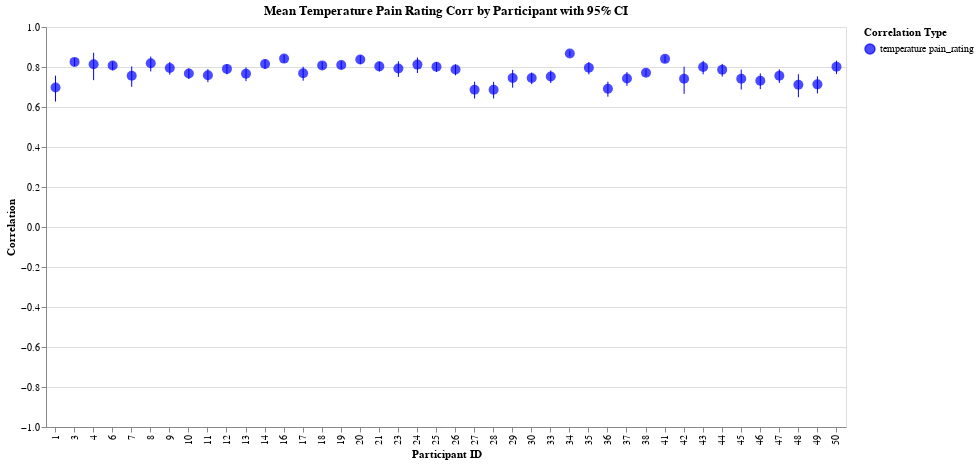

Notebook cell for this chart:
### Markdown cell above
## Temperature / Rating

### Code cell
col1, col2 = "temperature", "pain_rating"

corr_by_trial = calculate_correlations_by_trial(df, col1, col2)
corr_by_participant = aggregate_correlations_fisher_z(
    corr_by_trial, col1, col2, "participant_id", include_ci=True
)
plot_correlations_by_trial(corr_by_trial, col1, col2)
rating = plot_correlations_by_participant(
    corr_by_participant, col1, col2, with_config=False
)
rating

### Figure 1 — Vega-Lite specification as saved in the notebook (floating-point values rounded to 4 significant figures)
{"config": {"view": {"continuousWidth": 300, "continuousHeight": 300}}, "layer": [{"mark": {"type": "rule"}, "encoding": {"color": {"field": "correlation_type", "legend": {"labelExpr": "replace(replace(datum.label, '_corr', ''), '_', ' ')", "title": "Correlation Type"}, "scale": {"domain": ["temperature_pain_rating_corr"], "range": ["blue"]}, "type": "nominal"}, "x": {"axis": {"title": "Participant ID"}, "field": "participant_id", "type": "ordinal"}, "y": {"axis": {"title": "Correlation"}, "field": "participant_id_temperature_pain_rating_corr_ci_lower", "scale": {"domain": [-1, 1]}, "type": "quantitative"}, "y2": {"field": "participant_id_temperature_pain_rating_corr_ci_upper"}}, "title": "Mean Temperature Pain Rating Corr by Participant with 95% CI"}, {"mark": {"type": "circle", "size": 100}, "encoding": {"color": {"field": "correlation_type", "legend": {"labelExpr": "replace(replace(datum.label, '_corr', ''), '_', ' ')", "title": "Correlation Type"}, "scale": {"domain": ["temperature_pain_rating_corr"], "range": ["blue"]}, "type": "nominal"}, "tooltip": [{"field": "participant_id", "title": "Participant", "type": "nominal"}, {"field": "participant_id_temperature_pain_rating_corr_mean", "format": ".3f", "title": "Mean Correlation", "type": "quantitative"}, {"field": "participant_id_temperature_pain_rating_corr_ci_lower", "format": ".3f", "title": "CI Lower", "type": "quantitative"}, {"field": "participant_id_temperature_pain_rating_corr_ci_upper", "format": ".3f", "title": "CI Upper", "type": "quantitative"}], "x": {"axis": {"title": "Participant ID"}, "field": "participant_id", "type": "ordinal"}, "y": {"field": "participant_id_temperature_pain_rating_corr_mean", "type": "quantitative"}}, "title": "Mean Temperature Pain Rating Corr by Participant with 95% CI"}], "data": {"name": "data-d9b324a829f927ce2c871bddf5f457f1"}, "height": 400, "width": 800, "$schema": "https://vega.github.io/schema/vega-lite/v5.20.1.json", "datasets": {"data-d9b324a829f927ce2c871bddf5f457f1": [{"participant_id": 1, "participant_id_temperature_pain_rating_corr_mean": 0.6976, "participant_id_temperature_pain_rating_corr_ci_lower": 0.6271, "participant_id_temperature_pain_rating_corr_ci_upper": 0.7567, "correlation_type": "temperature_pain_rating_corr"}, {"participant_id": 3, "participant_id_temperature_pain_rating_corr_mean": 0.8256, "participant_id_temperature_pain_rating_corr_ci_lower": 0.804, "participant_id_temperature_pain_rating_corr_ci_upper": 0.845, "correlation_type": "temperature_pain_rating_corr"}, {"participant_id": 4, "participant_id_temperature_pain_rating_corr_mean": 0.8135, "participant_id_temperature_pain_rating_corr_ci_lower": 0.7343, "participant_id_temperature_pain_rating_corr_ci_upper": 0.8708, "correlation_type": "temperature_pain_rating_corr"}, {"participant_id": 6, "participant_id_temperature_pain_rating_corr_mean": 0.8072, "participant_id_temperature_pain_rating_corr_ci_lower": 0.7835, "participant_id_temperature_pain_rating_corr_ci_upper": 0.8285, "correlation_type": "temperature_pain_rating_corr"}, {"participant_id": 7, "participant_id_temperature_pain_rating_corr_mean": 0.7561, "participant_id_temperature_pain_rating_corr_ci_lower": 0.7009, "participant_id_temperature_pain_rating_corr_ci_upper": 0.8023, "correlation_type": "temperature_pain_rating_corr"}, {"participant_id": 8, "participant_id_temperature_pain_rating_corr_mean": 0.8185, "participant_id_temperature_pain_rating_corr_ci_lower": 0.7779, "participant_id_temperature_pain_rating_corr_ci_upper": 0.8523, "correlation_type": "temperature_pain_rating_corr"}, {"participant_id": 9, "participant_id_temperature_pain_rating_corr_mean": 0.7954, "participant_id_temperature_pain_rating_corr_ci_lower": 0.7614, "participant_id_temperature_pain_rating_corr_ci_upper": 0.825, "correlation_type": "temperature_pain_rating_corr"}, {"participant_id": 10, "participant_id_temperature_pain_rating_corr_mean": 0.7676, "participant_id_temperature_pain_rating_corr_ci_lower": 0.7397, "participant_id_temperature_pain_rating_corr_ci_upper": 0.7928, "correlation_type": "temperature_pain_rating_corr"}, {"participant_id": 11, "participant_id_temperature_pain_rating_corr_mean": 0.7587, "participant_id_temperature_pain_rating_corr_ci_lower": 0.7242, "participant_id_temperature_pain_rating_corr_ci_upper": 0.7894, "correlation_type": "temperature_pain_rating_corr"}, {"participant_id": 12, "participant_id_temperature_pain_rating_corr_mean": 0.7905, "participant_id_temperature_pain_rating_corr_ci_lower": 0.7637, "participant_id_temperature_pain_rating_corr_ci_upper": 0.8145, "correlation_type": "temperature_pain_rating_corr"}, {"participant_id": 13, "participant_id_temperature_pain_rating_corr_mean": 0.766, "participant_id_temperature_pain_rating_corr_ci_lower": 0.7294, "participant_id_temperature_pain_rating_corr_ci_upper": 0.7981, "correlation_type": "temperature_pain_rating_corr"}, {"participant_id": 14, "participant_id_temperature_pain_rating_corr_mean": 0.8152, "participant_id_temperature_pain_rating_corr_ci_lower": 0.7904, "participant_id_temperature_pain_rating_corr_ci_upper": 0.8372, "correlation_type": "temperature_pain_rating_corr"}, {"participant_id": 16, "participant_id_temperature_pain_rating_corr_mean": 0.842, "participant_id_temperature_pain_rating_corr_ci_lower": 0.8217, "participant_id_temperature_pain_rating_corr_ci_upper": 0.8601, "correlation_type": "temperature_pain_rating_corr"}, {"participant_id": 17, "participant_id_temperature_pain_rating_corr_mean": 0.7686, "participant_id_temperature_pain_rating_corr_ci_lower": 0.7315, "participant_id_temperature_pain_rating_corr_ci_upper": 0.8012, "correlation_type": "temperature_pain_rating_corr"}, {"participant_id": 18, "participant_id_temperature_pain_rating_corr_mean": 0.8081, "participant_id_temperature_pain_rating_corr_ci_lower": 0.7888, "participant_id_temperature_pain_rating_corr_ci_upper": 0.8258, "correlation_type": "temperature_pain_rating_corr"}, {"participant_id": 19, "participant_id_temperature_pain_rating_corr_mean": 0.8103, "participant_id_temperature_pain_rating_corr_ci_lower": 0.789, "participant_id_temperature_pain_rating_corr_ci_upper": 0.8296, "correlation_type": "temperature_pain_rating_corr"}, {"participant_id": 20, "participant_id_temperature_pain_rating_corr_mean": 0.8379, "participant_id_temperature_pain_rating_corr_ci_lower": 0.8146, "participant_id_temperature_pain_rating_corr_ci_upper": 0.8584, "correlation_type": "temperature_pain_rating_corr"}, {"participant_id": 21, "participant_id_temperature_pain_rating_corr_mean": 0.8031, "participant_id_temperature_pain_rating_corr_ci_lower": 0.777, "participant_id_temperature_pain_rating_corr_ci_upper": 0.8265, "correlation_type": "temperature_pain_rating_corr"}, {"participant_id": 23, "participant_id_temperature_pain_rating_corr_mean": 0.7929, "participant_id_temperature_pain_rating_corr_ci_lower": 0.7506, "participant_id_temperature_pain_rating_corr_ci_upper": 0.8287, "correlation_type": "temperature_pain_rating_corr"}, {"participant_id": 24, "participant_id_temperature_pain_rating_corr_mean": 0.812, "participant_id_temperature_pain_rating_corr_ci_lower": 0.7696, "participant_id_temperature_pain_rating_corr_ci_upper": 0.8473, "correlation_type": "temperature_pain_rating_corr"}, {"participant_id": 25, "participant_id_temperature_pain_rating_corr_mean": 0.8014, "participant_id_temperature_pain_rating_corr_ci_lower": 0.7755, "participant_id_temperature_pain_rating_corr_ci_upper": 0.8246, "correlation_type": "temperature_pain_rating_corr"}, {"participant_id": 26, "participant_id_temperature_pain_rating_corr_mean": 0.7873, "participant_id_temperature_pain_rating_corr_ci_lower": 0.7583, "participant_id_temperature_pain_rating_corr_ci_upper": 0.8132, "correlation_type": "temperature_pain_rating_corr"}, {"participant_id": 27, "participant_id_temperature_pain_rating_corr_mean": 0.6865, "participant_id_temperature_pain_rating_corr_ci_lower": 0.6422, "participant_id_temperature_pain_rating_corr_ci_upper": 0.7262, "correlation_type": "temperature_pain_rating_corr"}, {"participant_id": 28, "participant_id_temperature_pain_rating_corr_mean": 0.6865, "participant_id_temperature_pain_rating_corr_ci_lower": 0.6428, "participant_id_temperature_pain_rating_corr_ci_upper": 0.7257, "correlation_type": "temperature_pain_rating_corr"}, {"participant_id": 29, "participant_id_temperature_pain_rating_corr_mean": 0.7446, "participant_id_temperature_pain_rating_corr_ci_lower": 0.6966, "participant_id_temperature_pain_rating_corr_ci_upper": 0.786, "correlation_type": "temperature_pain_rating_corr"}, {"participant_id": 30, "participant_id_temperature_pain_rating_corr_mean": 0.7447, "participant_id_temperature_pain_rating_corr_ci_lower": 0.714, "participant_id_temperature_pain_rating_corr_ci_upper": 0.7726, "correlation_type": "temperature_pain_rating_corr"}, {"participant_id": 33, "participant_id_temperature_pain_rating_corr_mean": 0.7529, "participant_id_temperature_pain_rating_corr_ci_lower": 0.7202, "participant_id_temperature_pain_rating_corr_ci_upper": 0.7822, "correlation_type": "temperature_pain_rating_corr"}, {"participant_id": 34, "participant_id_temperature_pain_rating_corr_mean": 0.8675, "participant_id_temperature_pain_rating_corr_ci_lower": 0.8532, "participant_id_temperature_pain_rating_corr_ci_upper": 0.8806, "correlation_type": "temperature_pain_rating_corr"}, {"participant_id": 35, "participant_id_temperature_pain_rating_corr_mean": 0.7961, "participant_id_temperature_pain_rating_corr_ci_lower": 0.7629, "participant_id_temperature_pain_rating_corr_ci_upper": 0.8252, "correlation_type": "temperature_pain_rating_corr"}, {"participant_id": 36, "participant_id_temperature_pain_rating_corr_mean": 0.6911, "participant_id_temperature_pain_rating_corr_ci_lower": 0.6517, "participant_id_temperature_pain_rating_corr_ci_upper": 0.7268, "correlation_type": "temperature_pain_rating_corr"}, {"participant_id": 37, "participant_id_temperature_pain_rating_corr_mean": 0.7421, "participant_id_temperature_pain_rating_corr_ci_lower": 0.7058, "participant_id_temperature_pain_rating_corr_ci_upper": 0.7746, "correlation_type": "temperature_pain_rating_corr"}, {"participant_id": 38, "participant_id_temperature_pain_rating_corr_mean": 0.7715, "participant_id_temperature_pain_rating_corr_ci_lower": 0.7542, "participant_id_temperature_pain_rating_corr_ci_upper": 0.7878, "correlation_type": "temperature_pain_rating_corr"}, {"participant_id": 41, "participant_id_temperature_pain_rating_corr_mean": 0.8408, "participant_id_temperature_pain_rating_corr_ci_lower": 0.8219, "participant_id_temperature_pain_rating_corr_ci_upper": 0.8578, "correlation_type": "temperature_pain_rating_corr"}, {"participant_id": 42, "participant_id_temperature_pain_rating_corr_mean": 0.7411, "participant_id_temperature_pain_rating_corr_ci_lower": 0.6655, "participant_id_temperature_pain_rating_corr_ci_upper": 0.8017, "correlation_type": "temperature_pain_rating_corr"}, {"participant_id": 43, "participant_id_temperature_pain_rating_corr_mean": 0.7996, "participant_id_temperature_pain_rating_corr_ci_lower": 0.7633, "participant_id_temperature_pain_rating_corr_ci_upper": 0.8309, "correlation_type": "temperature_pain_rating_corr"}, {"participant_id": 44, "participant_id_temperature_pain_rating_corr_mean": 0.7858, "participant_id_temperature_pain_rating_corr_ci_lower": 0.7521, "participant_id_temperature_pain_rating_corr_ci_upper": 0.8155, "correlation_type": "temperature_pain_rating_corr"}, {"participant_id": 45, "participant_id_temperature_pain_rating_corr_mean": 0.7412, "participant_id_temperature_pain_rating_corr_ci_lower": 0.6873, "participant_id_temperature_pain_rating_corr_ci_upper": 0.7869, "correlation_type": "temperature_pain_rating_corr"}, {"participant_id": 46, "participant_id_temperature_pain_rating_corr_mean": 0.731, "participant_id_temperature_pain_rating_corr_ci_lower": 0.6895, "participant_id_temperature_pain_rating_corr_ci_upper": 0.7677, "correlation_type": "temperature_pain_rating_corr"}, {"participant_id": 47, "participant_id_temperature_pain_rating_corr_mean": 0.7563, "participant_id_temperature_pain_rating_corr_ci_lower": 0.7204, "participant_id_temperature_pain_rating_corr_ci_upper": 0.7882, "correlation_type": "temperature_pain_rating_corr"}, {"participant_id": 48, "participant_id_temperature_pain_rating_corr_mean": 0.7112, "participant_id_temperature_pain_rating_corr_ci_lower": 0.6492, "participant_id_temperature_pain_rating_corr_ci_upper": 0.7638, "correlation_type": "temperature_pain_rating_corr"}, {"participant_id": 49, "participant_id_temperature_pain_rating_corr_mean": 0.7132, "participant_id_temperature_pain_rating_corr_ci_lower": 0.6679, "participant_id_temperature_pain_rating_corr_ci_upper": 0.7532, "correlation_type": "temperature_pain_rating_corr"}, {"participant_id": 50, "participant_id_temperature_pain_rating_corr_mean": 0.801, "participant_id_temperature_pain_rating_corr_ci_lower": 0.7653, "participant_id_temperature_pain_rating_corr_ci_upper": 0.8317, "correlation_type": "temperature_pain_rating_corr"}]}}
